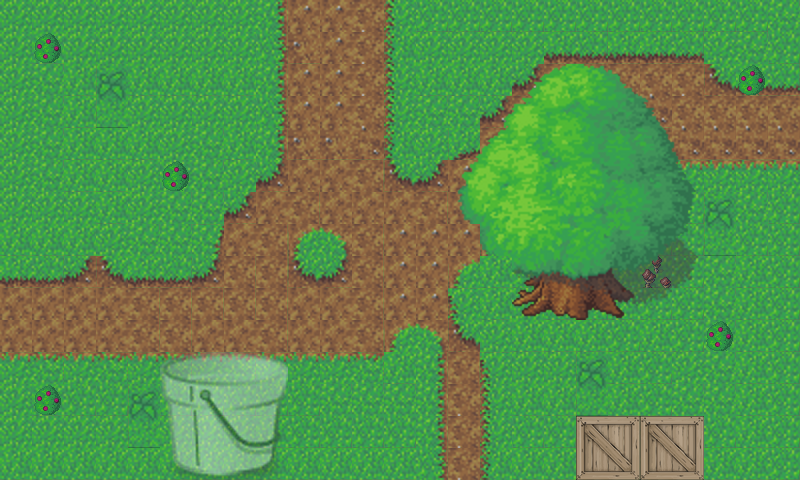

Tiled map render using the project's own tile images. Description and the map definition, with tile-layer contents summarised, below:
An orthogonal 25x15 tile map with 32x32 px tiles, 4 tile layers (Background, berries, Foreground, Top), 7 tilesets and 3 objects (TreeCollisionArea, BucketArea, BoxCollisionArea).

<map version="1.0" orientation="orthogonal" renderorder="right-down" width="25" height="15" tilewidth="32" tileheight="32" nextobjectid="13">
 <tileset firstgid="1" name="grass-tiles-2-small" tilewidth="32" tileheight="32" tilecount="72">
  <image source="grass-tiles-2-small.png" width="384" height="192" />
 </tileset>
 <tileset firstgid="73" name="littleshrooms_0" tilewidth="32" tileheight="32" tilecount="1">
  <image source="littleshrooms_0.png" width="32" height="40" />
 </tileset>
 <tileset firstgid="74" name="tree2-final" tilewidth="32" tileheight="32" tilecount="64">
  <image source="tree2-final.png" width="256" height="256" />
  <tile id="63">
   <objectgroup draworder="index" />
  </tile>
 </tileset>
 <tileset firstgid="138" name="qubodup-bush_0" tilewidth="32" tileheight="32" tilecount="1">
  <image source="qubodup-bush_0.png" width="32" height="32" />
 </tileset>
 <tileset firstgid="139" name="qubodup-bush_berries_0" tilewidth="32" tileheight="32" tilecount="1">
  <image source="qubodup-bush_berries_0.png" width="32" height="32" />
 </tileset>
 <tileset firstgid="140" name="bucket" tilewidth="32" tileheight="32" tilecount="16">
  <image source="bucket.png" width="128" height="128" />
 </tileset>
 <tileset firstgid="156" name="box" tilewidth="32" tileheight="32" tilecount="4">
  <image source="box.png" width="64" height="64" />
 </tileset>
 <layer name="Background" width="25" height="15">
  <data>[375 cells, 375 non-empty, 27 distinct tile ids]</data>
 </layer>
 <layer name="berries" width="25" height="15">
  <data>[375 cells, 30 non-empty, 21 distinct tile ids]</data>
 </layer>
 <layer name="Foreground" width="25" height="15">
  <data>[375 cells, 9 non-empty, 9 distinct tile ids]</data>
 </layer>
 <layer name="Top" width="25" height="15">
  <data>[375 cells, 51 non-empty, 51 distinct tile ids]</data>
 </layer>
 <objectgroup name="Collision">
  <object id="1" name="TreeCollisionArea" x="510" y="256" width="128" height="62" />
  <object id="9" name="BucketArea" x="160" y="351" width="127" height="127" />
  <object id="11" name="BoxCollisionArea" x="575" y="415" width="127" height="63" />
 </objectgroup>
</map>
